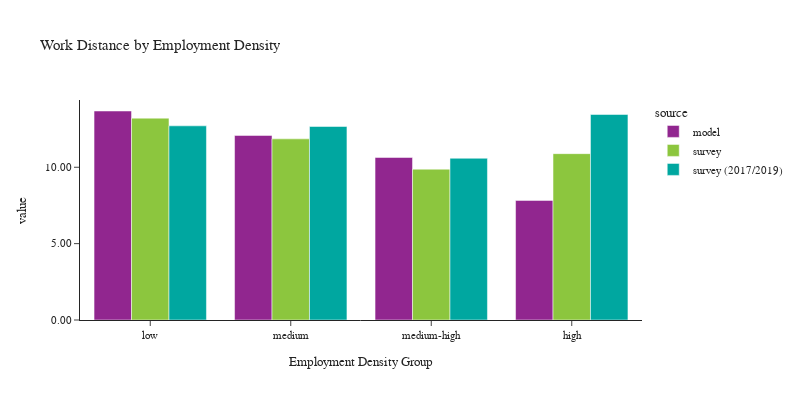

Notebook code cell kept with this figure:
### Code cell
plot_work_location(df_workers, 'emp_density_group', 'Employment Density', 'Employment Density Group')

### Figure 1 — Plotly figure (JSON) as saved in the notebook; plotly's stock layout.template omitted (floating-point values rounded to 4 significant figures)
{"data": [{"alignmentgroup": "True", "customdata": [[579179], [581384], [552985], [503302]], "hovertemplate": "source=model<br>emp_density_group=%{x}<br>value=%{y}<br>sample count=%{customdata[0]}<extra></extra>", "legendgroup": "model", "marker": {"color": "#91268F", "pattern": {"shape": ""}}, "name": "model", "offsetgroup": "model", "orientation": "v", "showlegend": true, "textposition": "auto", "type": "bar", "x": ["low", "medium", "medium-high", "high"], "xaxis": "x", "y": [13.68, 12.08, 10.64, 7.831], "yaxis": "y"}, {"alignmentgroup": "True", "customdata": [[910], [736], [630], [416]], "hovertemplate": "source=survey<br>emp_density_group=%{x}<br>value=%{y}<br>sample count=%{customdata[0]}<extra></extra>", "legendgroup": "survey", "marker": {"color": "#8CC63E", "pattern": {"shape": ""}}, "name": "survey", "offsetgroup": "survey", "orientation": "v", "showlegend": true, "textposition": "auto", "type": "bar", "x": ["low", "medium", "medium-high", "high"], "xaxis": "x", "y": [13.21, 11.86, 9.874, 10.89], "yaxis": "y"}, {"alignmentgroup": "True", "customdata": [[1935], [1767], [1386], [882]], "hovertemplate": "source=survey (2017/2019)<br>emp_density_group=%{x}<br>value=%{y}<br>sample count=%{customdata[0]}<extra></extra>", "legendgroup": "survey (2017/2019)", "marker": {"color": "#00A7A0", "pattern": {"shape": ""}}, "name": "survey (2017/2019)", "offsetgroup": "survey (2017/2019)", "orientation": "v", "showlegend": true, "textposition": "auto", "type": "bar", "x": ["low", "medium", "medium-high", "high"], "xaxis": "x", "y": [12.71, 12.67, 10.59, 13.46], "yaxis": "y"}], "layout": {"barmode": "group", "font": {"size": 11}, "height": 400, "legend": {"title": {"text": "source"}, "tracegroupgap": 0}, "title": {"text": "Work Distance by Employment Density"}, "width": 800, "xaxis": {"anchor": "y", "domain": [0.0, 1.0], "title": {"text": "Employment Density Group"}}, "yaxis": {"anchor": "x", "domain": [0.0, 1.0], "tickformat": ".2f", "title": {"text": "value"}}}}
